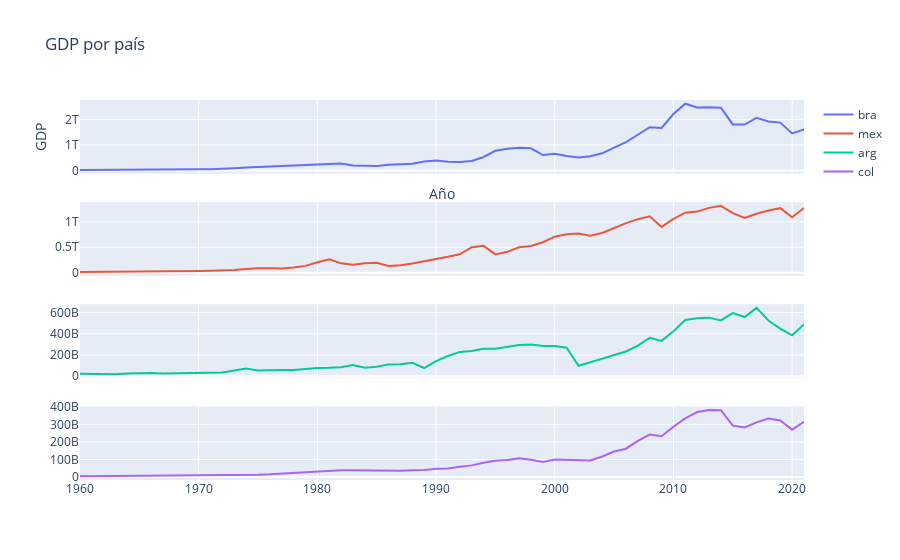

The code cell stored with this chart in its notebook:
### Code cell
paises = ['bra', 'mex', 'arg', 'col']
# dfcompleto
x_data = [str(index.to_timestamp().date())[:-3] for index in df_originalperiod.index]
data = [go.Scatter(x=x_data, y=df_originalperiod[pais], name=pais) for pais in paises]

fig = make_subplots(rows=len(paises), cols=1, shared_xaxes=True)
for i in range(len(paises)):
    fig.add_trace(data[i], row=i+1, col=1)

fig.update_layout(
    title='GDP por país',
    xaxis_title='Año',
    yaxis_title='GDP'
)

fig.show()
